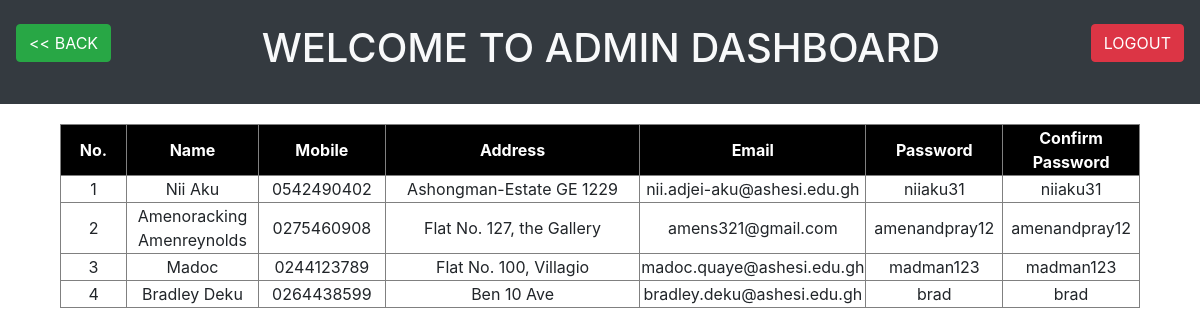
The page /admin/customerdb.php on the database its author committed.
### tables this page shows
CREATE TABLE `user` (
  `id` int(11) NOT NULL,
  `name` varchar(200) NOT NULL,
  `mobile` varchar(200) NOT NULL,
  `address` varchar(200) NOT NULL,
  `email` varchar(200) NOT NULL,
  `password` varchar(200) NOT NULL,
  `cpassword` varchar(200) NOT NULL
);

### admin/customerdb.php (the view, shortened to what this page needs)
<!DOCTYPE html>
<html>
<head>
	<link rel="stylesheet" type="text/css" href="bootstrap/css/bootstrap.min.css">
</head>
<body>
	<div align="center" class="bg-dark text-light pt-4 pb-4">
		<a href="../logout.php"><button style="float: right;" class="btn btn-danger mr-3">LOGOUT</button></a>
		<a href="admindash.php"><button style="float: left;" class="btn btn-success ml-3"><< BACK</button></a>
		<h1>WELCOME TO ADMIN DASHBOARD</h1>
	</div>
	<table align="center" border="1" width="90%" style="margin-top: 20px;" class="mb-5">
		<tr style="background-color: black; color: white;" align="center">
			<th width="100">No.</th>
			<th width="150">Name</th>
			<th width="150">Mobile</th>
			<th width="400">Address</th>
			<th width="180">Email</th>
			<th width="150">Password</th>
			<th width="150">Confirm Password</th>
		</tr>
		<?php
			include('../dbcon.php');
			$query = "SELECT * FROM `user` ";
			$run = mysqli_query($conn, $query);
			if (mysqli_num_rows($run) < 1)
	        {
	        	echo "<tr><td colspan='5' align='center'>No data found</td><tr>";
	        }
			else
			{
				$count = 0;
				while ($data = mysqli_fetch_assoc($run))
				{
					$count++;
					?>
					<tr align="center">
						<td> <?php echo $count; ?> </td>
						<td> <?php echo $data['name']; ?> </td>
						<td> <?php echo $data['mobile']; ?> </td>
						<td> <?php echo $data['address']; ?> </td>
						<td> <?php echo $data['email']; ?> </td>
						<td> <?php echo $data['password']; ?> </td>
						<td> <?php echo $data['cpassword']; ?> </td>
					</tr>
					<?php
				}
			}
    	?>
    </table>
</body>
</html>

### rows shown on the page
user: name "Nii Aku", mobile "0542490402", address "Ashongman-Estate GE 1229", email "nii.adjei-aku@ashesi.edu.gh", password "niiaku31", cpassword "niiaku31"
user: name "Amenoracking Amenreynolds", mobile "0275460908", address "Flat No. 127, the Gallery", email "amens321@gmail.com", password "amenandpray12", cpassword "amenandpray12"
user: name "Madoc", mobile "0244123789", address "Flat No. 100, Villagio", email "madoc.quaye@ashesi.edu.gh", password "madman123", cpassword "madman123"
user: name "Bradley Deku", mobile "0264438599", address "Ben 10 Ave", email "bradley.deku@ashesi.edu.gh", password "brad", cpassword "brad"
